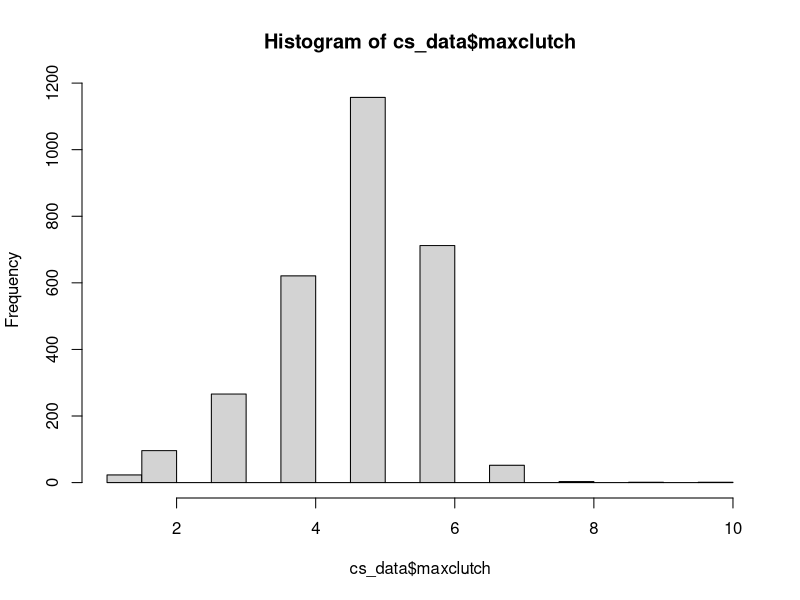
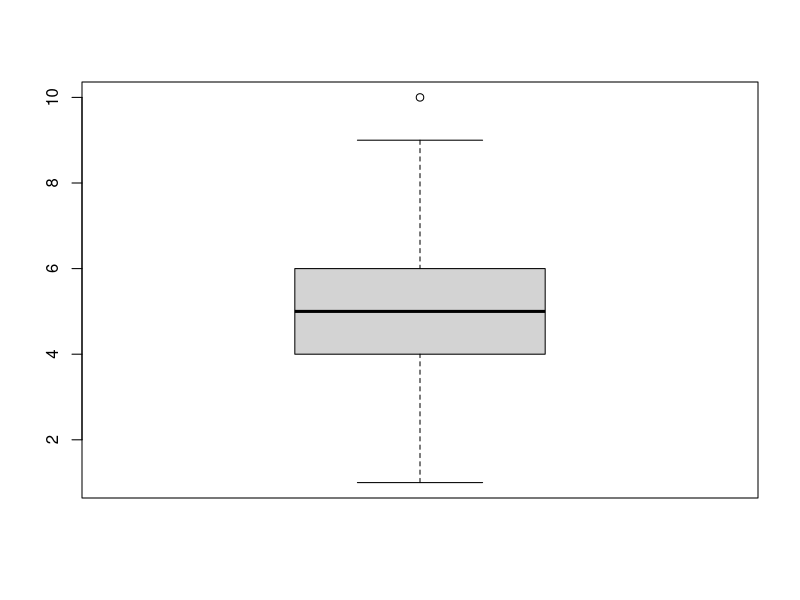
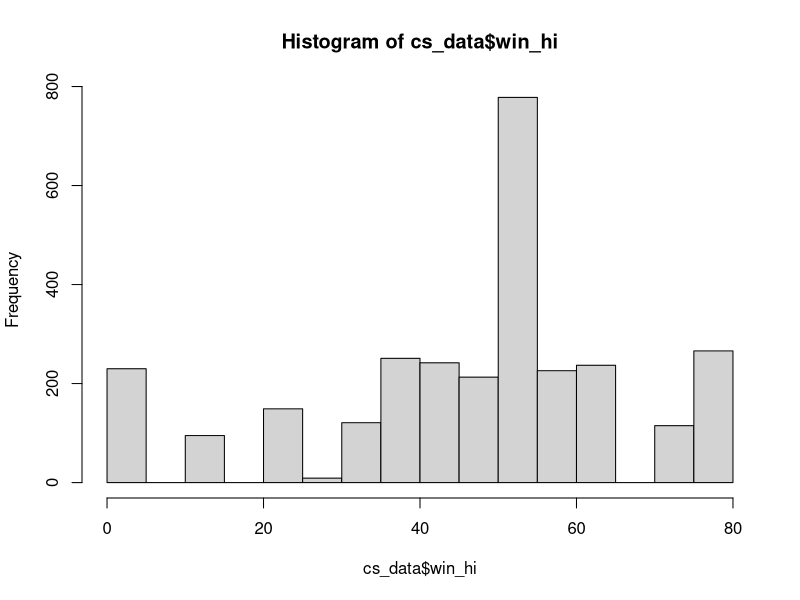
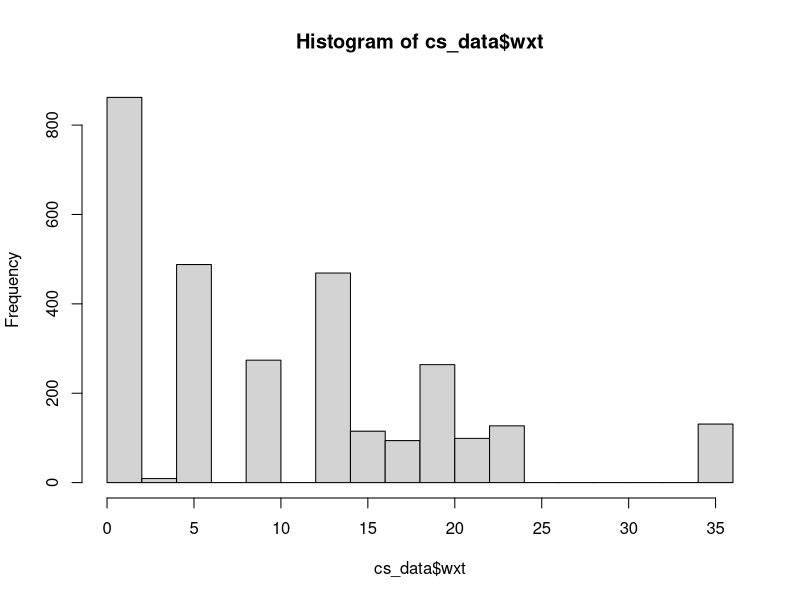
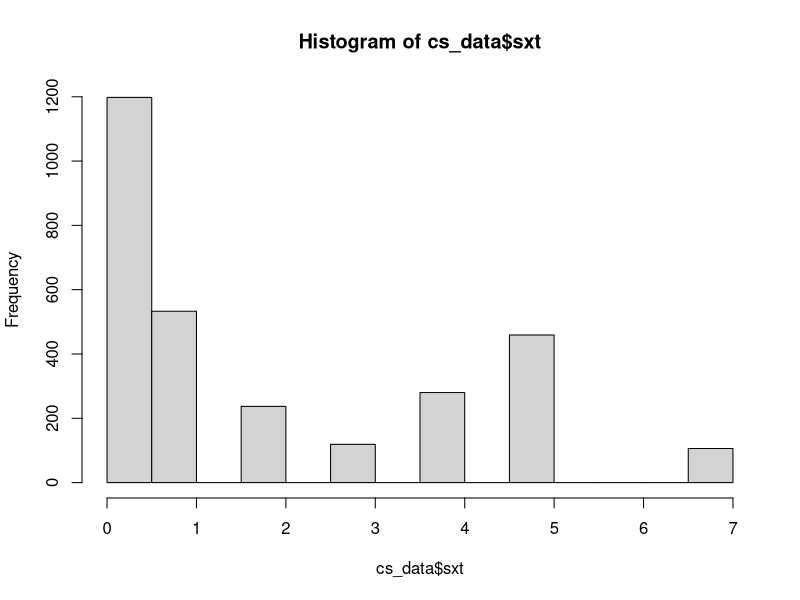
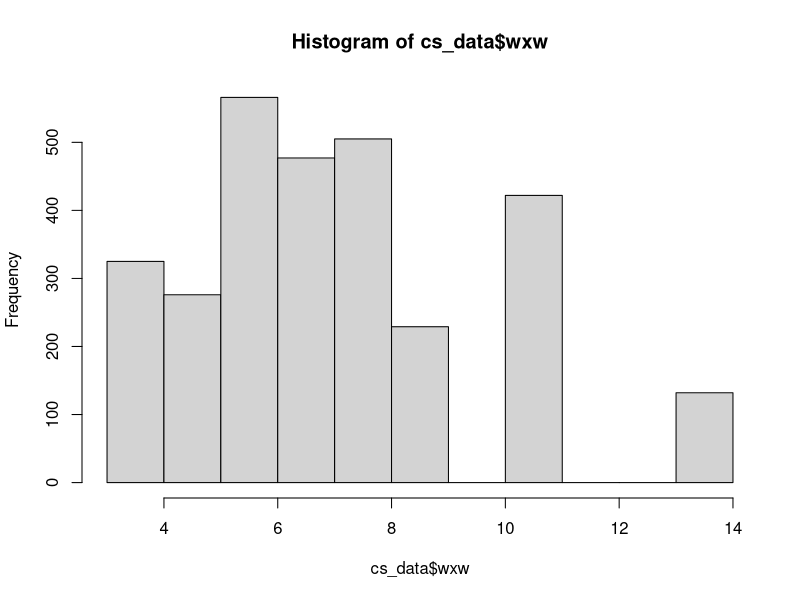
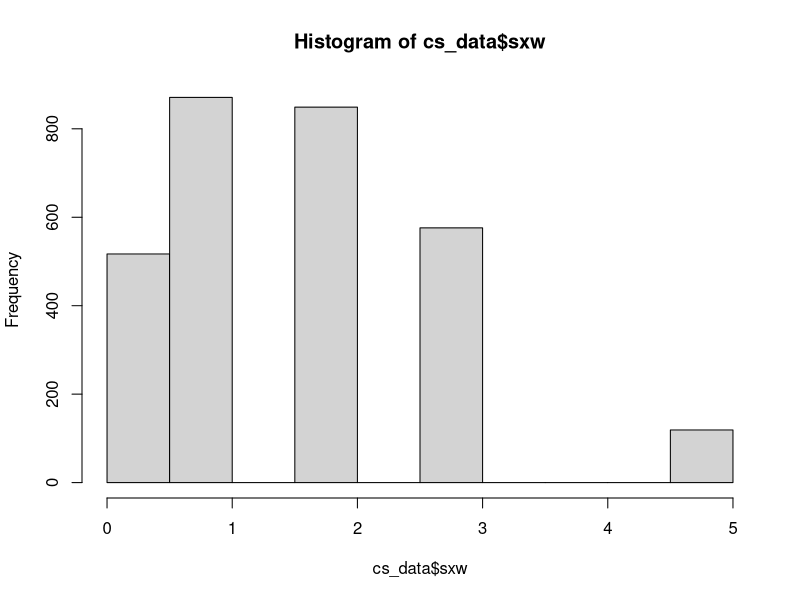
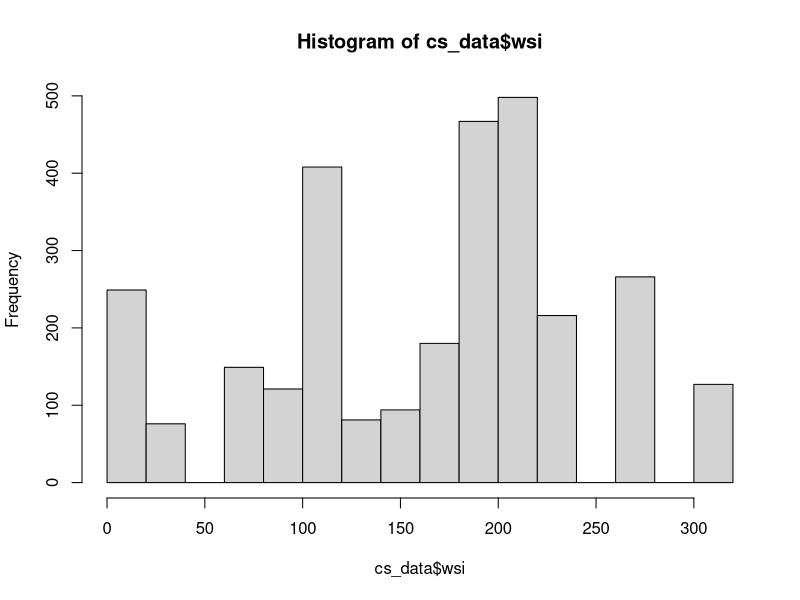

Write the R code that produced these figures, in order. (Note: this script raises an error after producing the figures.)
# Fit mixed effects models for clutch size

# Load Packages
library(lme4) #used for modeling mixed effects models
library(data.table) #for easy data manipulation and visuals
library(optimx) #another method for optimzation in model fitting
library(plotrix) #can use to get standard error
library(merTools)
library(ggeffects)

# Load data
cs_data <- read.csv("clutch_size/data/clutch_wx.csv", header = TRUE)
head(cs_data)
summary(cs_data)

# Remove nest with 34 eggs
cs_data <- cs_data[!(cs_data$maxclutch == "34"),]
summary(cs_data)

# Make sure site and year are factor variables
is.factor(cs_data$site)
cs_data$site <- as.factor(cs_data$site)
is.factor(cs_data$site)

is.factor(cs_data$year)
cs_data$year <- as.factor(cs_data$year)
is.factor(cs_data$year)

# Visualize data
hist(cs_data$maxclutch)
boxplot(cs_data$maxclutch)
hist(cs_data$win_hi)
hist(cs_data$wxt)
hist(cs_data$sxt)
hist(cs_data$wxw)
hist(cs_data$sxw)
hist(cs_data$wsi)
head(cs_data)

# Standardize variables
#cs_data$cwin_hi <- cs_data$win_hi - mean(cs_data$win_hi)
cs_data$swin_hi <- scale(cs_data$win_hi, center = TRUE, scale = TRUE) #standardized, to center only set scale=FALSE
# 
#cs_data$cwsi <- cs_data$wsi - mean(cs_data$wsi)
cs_data$swsi <- scale(cs_data$wsi, center = TRUE, scale = TRUE) #standardized
#
cs_data$sInit <- scale(cs_data$Init, center = TRUE, scale = TRUE) #standardized

head(cs_data)



# Fit mixed effect models
# maxclutch ~ 1
c1 <- glmer(maxclutch ~ 1 + (1|year), data = cs_data,
           family = poisson(link = "log"))
summary(c1)
# get output
loglike <- logLik(c1)[1]
beta_c1 <- coef(summary(c1))[ ,"Estimate"]
k <- length(beta_c1)
model <- "null"

# summary of model fit
c1.sum <- summary(c1)
print(c1.sum, digits=3)


# maxclutch ~ sxt + sxw + Win_Hi + Init + site + (1|year)
c2 <- glmer(maxclutch ~ sxt + sxw + swin_hi + sInit + site + (1|year), 
            data = cs_data, family = poisson(link = "log")) #Peterson & Douglas
summary(c2)
loglike <- append(loglike, logLik(c2)[1])
beta_c2 <- coef(summary(c2))[ ,"Estimate"]
k <- append(k, length(beta_c2))
model <- append(model, "sxt+sxw+win_hi+init+site")

# summary of model fit
c2.sum <- summary(c2)
print(c2.sum, digits=3)
plot(ranef(c2)) #QQ plot
plot(c2)

logLik(c2)
AIC(c2)


# maxclutch ~ sxt + sxw + Win_Hi + I(Win_Hi^2) + Init + site + (1|year)
c3 <- glmer(maxclutch ~ sxt + sxw + swin_hi + I(swin_hi^2) + sInit + site + (1|year), 
            data = cs_data, family = poisson(link = "log")) #Peterson & Douglas
summary(c3)
loglike <- append(loglike, logLik(c3)[1])
beta_c3 <- coef(summary(c3))[ ,"Estimate"]
k <- append(k, length(beta_c3))
model <- append(model, "sxt+sxw+win_hi+win_hi2+init+site")

# summary of model fit
c3.sum <- summary(c3)
print(c3.sum, digits=3)
plot(ranef(c3))



# maxclutch ~ wsi + Init + site + (1|year)
c4 <- glmer(maxclutch ~ swsi + sInit + site + (1|year), 
            data = cs_data, family = poisson(link = "log")) #Paul Flint
summary(c4)
loglike <- append(loglike, logLik(c4)[1])
beta_c4 <- coef(summary(c4))[ ,"Estimate"]
k <- append(k, length(beta_c4))
model <- append(model, "wsi+init+site")

# summary of model fit
c4.sum <- summary(c4)
print(c4.sum, digits=3)
plot(ranef(c4))




# maxclutch ~ Win_Hi + I(Win_Hi^2) + Init + site + (1|year)
c5 <- glmer(maxclutch ~ swin_hi + I(swin_hi^2) + sInit[,1] + site + (1|year), 
            data = cs_data, family = poisson(link = "log")) #Katie Christie
summary(c5)
loglike <- append(loglike, logLik(c5)[1])
beta_c5 <- coef(summary(c5))[ ,"Estimate"]
k <- append(k, length(beta_c5))
model <- append(model, "win_hi+win_hi2+init+site")

# summary of model fit
c5.sum <- summary(c5)
print(c5.sum, digits=3)
plot(ranef(c5))



# maxclutch ~ Win_Hi + Init + site + (1|year)
c6 <- glmer(maxclutch ~ swin_hi + sInit + site + (1|year), 
            data = cs_data, family = poisson(link = "log")) #Paul Flint
summary(c6)
loglike <- append(loglike, logLik(c6)[1])
beta_c6 <- coef(summary(c6))[ ,"Estimate"]
k <- append(k, length(beta_c6))
model <- append(model, "win_hi+init+site")

# summary of model fit
c6.sum <- summary(c6)
print(c6.sum, digits=3)
plot(ranef(c6))



# AICc Model Selection

# Create AICc table
table <- data.frame(model)
table$LL <- loglike
table$neg2LL <- loglike*-2 #calculate negative 2 loglikelihood from log likelihood
table$n <- nrow(cs_data) #number of observations
table$k <- k+2 #add 2 parameters for the random year effect and the residual estimate
table$AIC <- table$neg2LL + (2*table$k) #calculate AIC (not corrected for small sample)
table$AICc <- table$AIC + ((2*table$k^2+2*table$k)/(table$n-table$k-1)) #calculate AICc
table$AICcmin <- min(table$AICc) #find smallest AIC value
table$deltaAICc <- table$AICc-table$AICcmin #calculate difference between smallest AIC and each AICc
table$odds <- exp(-0.5*table$deltaAICc) #calculate model odds, need for model weights
summodds <- sum(table$odds) #summary model odds
table$AICcwt <- table$odds/summodds #calculate AICc model weights=strength of support for each
print(table, digits=2) 




# Save model oupput to output folder
# Write the results output into excel (csv)
clutch_model_table_2 <- table
write.csv(clutch_model_table_2, "clutch_size/output/clutch_model_table_2.csv")



###Get mean clutch size and standard errors for both sites
kig_csdata <- cs_data[cs_data$site == "kig",]
utq_csdata <- cs_data[cs_data$site == "utq",]
mean(kig_csdata$maxclutch) #4.8
mean(utq_csdata$maxclutch) #4.3

# Activate package
library(plotrix) #used to get standard error
std.error(kig_csdata$maxclutch) #0.021
std.error(utq_csdata$maxclutch) #0.10
aggregate(maxclutch ~ site, data = cs_data, FUN = mean) # get the mean for two sites from main data
klci <- mean(kig_csdata$maxclutch) - 1.96*std.error(kig_csdata$maxclutch) #4.75
kuci <- mean(kig_csdata$maxclutch) + 1.96*std.error(kig_csdata$maxclutch) #4.83

ulci <- mean(utq_csdata$maxclutch) - 1.96*std.error(utq_csdata$maxclutch) #4.01
uuci <- mean(utq_csdata$maxclutch) + 1.96*std.error(utq_csdata$maxclutch) #4.46




mean(cs_data$maxclutch) #4.77
std.error(cs_data$maxclutch) #0.0209
lci <- mean(cs_data$maxclutch) - 1.96*std.error(cs_data$maxclutch) #4.72
uci <- mean(cs_data$maxclutch) + 1.96*std.error(cs_data$maxclutch) #4.80

# Get overall mean
m_clutch <- mean(cs_data$maxclutch) #4.76
# get sample size
n <- length(cs_data$maxclutch) #2861
# find standard deviation
st.dev <- sd(cs_data$maxclutch)
# get standard error
st.error <- st.dev/sqrt(n)
alpha = 0.05
deg_of_free <- n-1
t_score <- qt(p = alpha/2, df = deg_of_free, lower.tail = F)
mar_of_error <- t_score*st.error
lower_bound <- m_clutch - mar_of_error
upper_bound <- m_clutch + mar_of_error


# Average clutch sizes per year
aggregate(maxclutch ~ year, data = cs_data, FUN = mean) # get mean clutch size for each year both sites combined

# average clutch sizes per year at each site
kig_eggs <- aggregate(maxclutch ~ year, data = kig_csdata, FUN = mean)
utq_eggs <- aggregate(maxclutch ~ year, data = utq_csdata, FUN = mean)

plot(kig_eggs$year, kig_eggs$maxclutch)
library(ggplot2)
ggplot(kig_eggs, aes(x = year, y = maxclutch)) +
  geom_point() +
  theme(axis.text.x = element_text(angle = 40, hjust = 1))


############# TOP MODEL #########################
# c6 <- glmer(maxclutch ~ swin_hi + sInit + site + (1|year)
################################################

# Get confidence intervals from the top model (c6)
# winter ice days (swin_hi)
# beta = 0.03517
# std. error = 0.01995
win_ice_upper <- 0.03517 + 1.96*0.01995 #0.074
win_ice_lower <- 0.03517 - 1.96*0.01995 #-0.003
# the CIs overlap zero, is this important? No?

# initiation date (sInit)
# beta = -0.07582
# std. error = 0.01237
init_upper <- (-0.07582) + (1.96*0.01237) #-0.0515
init_lower <- (-0.07582) - (1.96*0.01237) #0.-0.1000

summary(c6)

# exponentiate the fixed effects coefficients to get rates on natural scale
exp(fixef(c6)) # get the beta estimates on Probability scale
exp(-0.07582) # the above code worked.
# get the CI for the fixed effects (log scale)
confint(c6)
exp(confint(c6)) # get the CI for the fixed effects (probability scale) 

confint.merMod(c6)



###############################################################################

# Graphing preparation

# Add model fits to dataframe
cs_data$fit <- predict(c6) #this gives out the mean clutch size for each year and site

# Create a new data frame with values for which model estimates
cs_data_ice <- data.frame(c("Kigigak Island","Utqiaġvik"), ice = rep(rep(-2.3918018:1.6013187),each =2),1)
cs_data_ice <- cs_data_ice[, -3]
names(cs_data_ice) <- c("Site","swin_hi")
is.factor(cs_data_ice$Site)
cs_data_ice$Site <- as.factor(cs_data_ice$Site)
summary(cs_data_ice)
head(cs_data_ice)
str(cs_data_ice)

# Find random intercept year that is average
#averageObs(c6) # this is the reference level year
# add new reference level year
#colyear <- rep("2003", 8)
# Add ref level to new data frame
#cs_data_ice$Year <- colyear

fit.c6 <- predictInterval(c6, newdata = cs_data_ice, which = "fixed",
                          level = 0.95, n.sims = 1000, stat = "median",
                          include.resid.var = FALSE)


#################################################################
######################### NOTE!!!!!!!! ##########################
# If you are going to use "predictInterval". When you create a 
# a dataframe to get predicted values, you have to create a dataframe
# that includes all of the variables from the model you are working with.
# You'll either have to have to have the variables all ranged out or
# hold some of them constant, to correctly interpret what you need.
#################################################################


# winter ice days (swin_hi)
# beta = 0.03517
# std. error = 0.01995

# initiation date (sInit)
# beta = -0.07582
# std. error = 0.01237



#### see the trend of count of eggs as a function of predicted values

averageObs(c6)
# define range for predictions
sInit <- seq(min(cs_data$sInit), max(cs_data$sInit), length = 100)
summary(sInit)
data1 <- as.data.frame(sInit)
data1$site <- "kig"

data2 <- sInit
data2$site <- "utq"

data3 <- rbind(data1, data2) # combine two data
data3$year <- "2003"

data3$swin_hi <- 0.03517


predictions2 <- predictInterval(
  merMod = c6,
  newdata = data3,
  level = 0.95, # 95% confidence interval
  n.sims = 1000, # Number of simulations for interval estimation
  which = "fixed", # use fixed effects for population level predicitons
  include.resid.var = FALSE
  )

### combine the two data frames
clutch_predictions <- cbind(data3,predictions2)

clutch_predictions$rinit <- exp(clutch_predictions$sInit)
clutch_predictions$rfit <- exp(clutch_predictions$fit)
clutch_predictions$rupr <- exp(clutch_predictions$upr)
clutch_predictions$rlwr <- exp(clutch_predictions$lwr)






# c6 <- glmer(maxclutch ~ swin_hi + sInit + site + (1|year),
summary(c6)
summary(cs_data)

# estimate clutch size at min max and mean values of init
#predict(c6, data.frame(sInit = -2.54588574, site = "kig", year = 2003))
#predictInterval(c6, data.frame(sInit = -2.545886, site = "kig", year = 2003))

#predict(c6, newdata = clutch_predictions, data.frame(
        #site = "kig",
       # year = 2003,
        #type = "response"))

##############################################


min_init <- data.frame(
  swin_hi = 0,
  sInit = -2.54588574,
  site = "kig",
  year = "2003"
)

predict(c6, newdata = min_init)
predictInterval(c6, newdata = min_init)
min_init_results <- exp(predictInterval(c6, newdata = min_init))
# kig eggs at min init = 6.06 (1.5, 21.8)



mean_init <- data.frame(
  swin_hi = 0,
  sInit = 0,
  site = "kig",
  year = "2003"
)

exp(predictInterval(c6, newdata = mean_init))
# kig eggs at mean init = 4.7 (1.3, 17.8)



max_init <- data.frame(
  swin_hi = 0,
  sInit = 4.31967593,
  site = "kig",
  year = "2003"
)

exp(predictInterval(c6, newdata = max_init))
# kig eggs at mean init = 3.3 (0.8, 12.2)



####################################
summary(cs_data)


min_swin_hi <- data.frame(
  swin_hi = -2.3918018,
  sInit = 0,
  site = "kig",
  year = "2003"
)

exp(predictInterval(c6, newdata = min_swin_hi))
# kig eggs at min ice = 4.6 (1.3, 15.8)


mean_swin_hi <- data.frame(
  swin_hi = 0,
  sInit = 0,
  site = "kig",
  year = "2003"
)

exp(predictInterval(c6, newdata = mean_swin_hi))
# kig eggs at mean ice = 4.7 (1.4, 17.7)


max_swin_hi <- data.frame(
  swin_hi = 1.6013187,
  sInit = 0,
  site = "kig",
  year = "2003"
)

exp(predictInterval(c6, newdata = max_swin_hi))
# kig eggs at max ice = 4.8 (1.3, 16.7)


####################################################

## UTQ


umin_init <- data.frame(
  swin_hi = 0,
  sInit = -2.54588574,
  site = "utq",
  year = "2003"
)

exp(predictInterval(c6, newdata = umin_init))
# utq eggs at min init = 6.7 (1.8, 25.0)



umean_init <- data.frame(
  swin_hi = 0,
  sInit = 0,
  site = "utq",
  year = "2003"
)

exp(predictInterval(c6, newdata = umean_init))
# utq eggs at mean init = 5.27 (1.3, 16.8)



umax_init <- data.frame(
  swin_hi = 0,
  sInit = 4.31967593,
  site = "utq",
  year = "2003"
)

exp(predictInterval(c6, newdata = umax_init))
# utq eggs at mean init = 3.6 (0.9, 14.5)



####################################
summary(cs_data)


umin_swin_hi <- data.frame(
  swin_hi = -2.3918018,
  sInit = 0,
  site = "utq",
  year = "2003"
)

exp(predictInterval(c6, newdata = umin_swin_hi))
# utq eggs at min ice = 4.7 (1.4, 16.7)


umean_swin_hi <- data.frame(
  swin_hi = 0,
  sInit = 0,
  site = "utq",
  year = "2003"
)

exp(predictInterval(c6, newdata = umean_swin_hi))
# utq eggs at mean ice = 5.1 (1.4, 19.4)


umax_swin_hi <- data.frame(
  swin_hi = 1.6013187,
  sInit = 0,
  site = "utq",
  year = "2003"
)

exp(predictInterval(c6, newdata = umax_swin_hi))
# utq eggs at max ice = 5.9 (1.5, 20.0)
